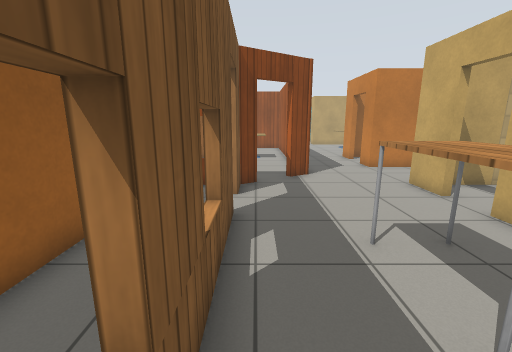
view 1 (above)

22 first-person views from a walk through a Gazebo world. The camera is 1.2 m above the floor, tilts 12° down and sees 90° across. The floor is counted in squares, 0.5 m on a side. Each view is taken from the middle of a square. On the plan, view 1 faces up. The plan holds only what a view shows up to about 17 squares ahead; the rest is blank. The place goes on beyond the plan. The robots in the file are not drawn. Gazebo's built-in surfaces are drawn with simple patterns.

view 2
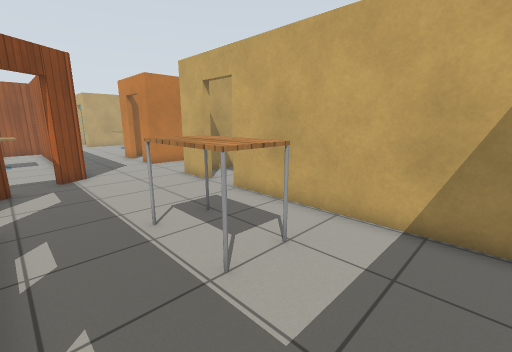

view 3
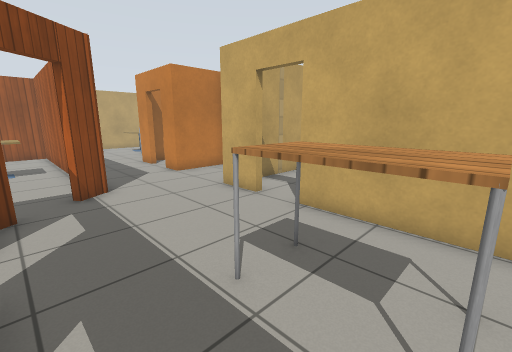

view 4
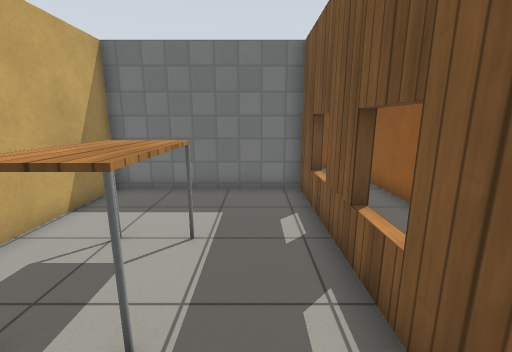

view 5
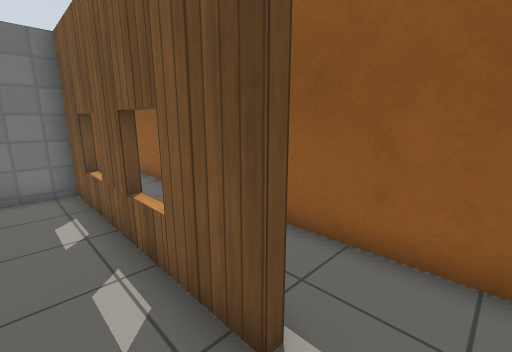

view 6
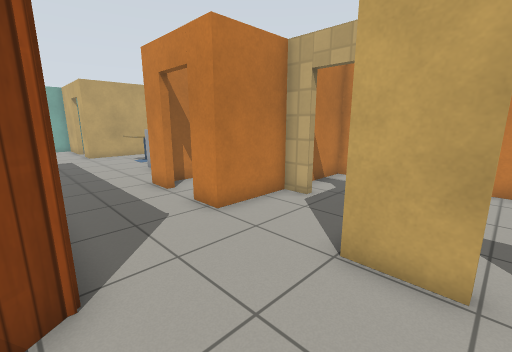

view 7
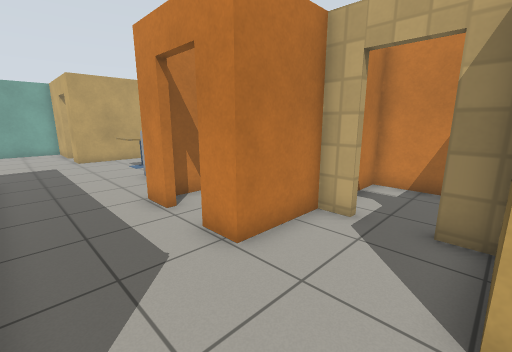

view 8
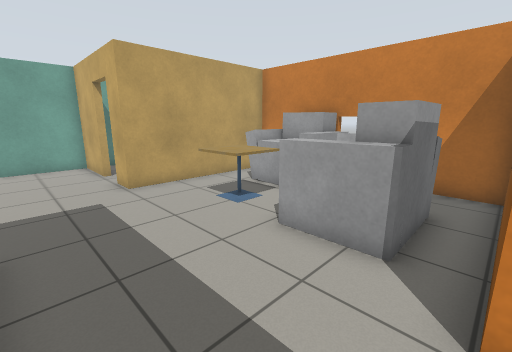

view 9
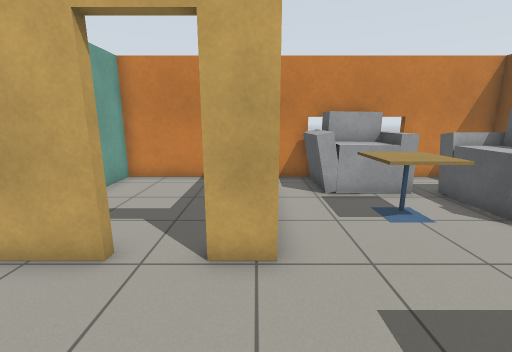

view 10
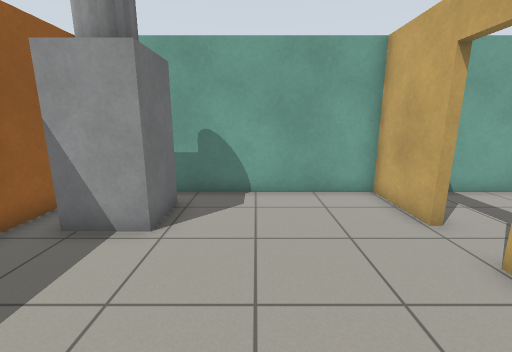

view 11
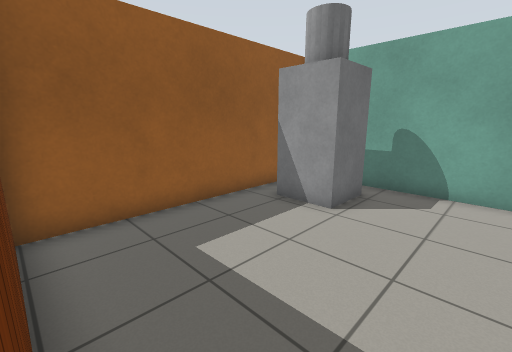

view 12
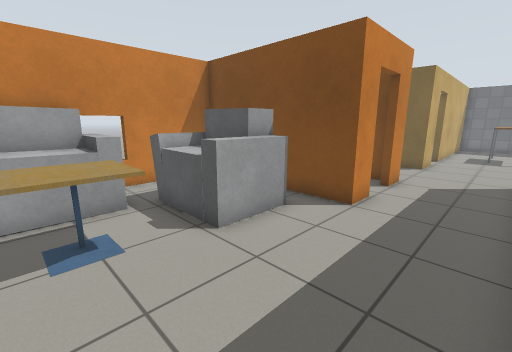

view 13
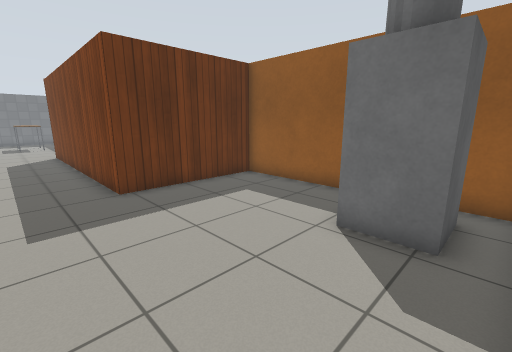

view 14
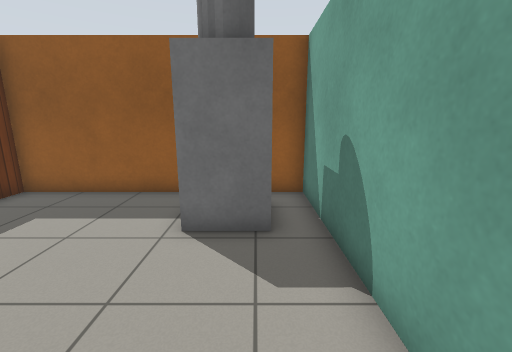

view 15
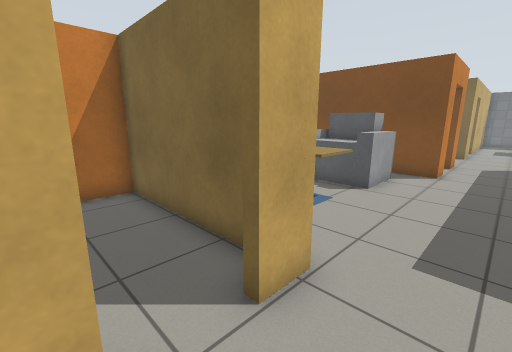

view 16
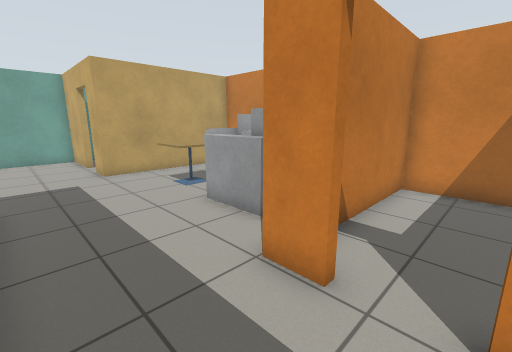

view 17
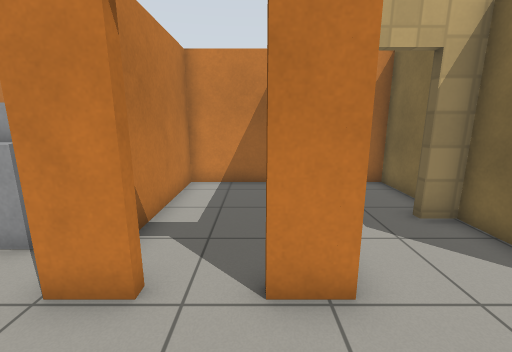

view 18
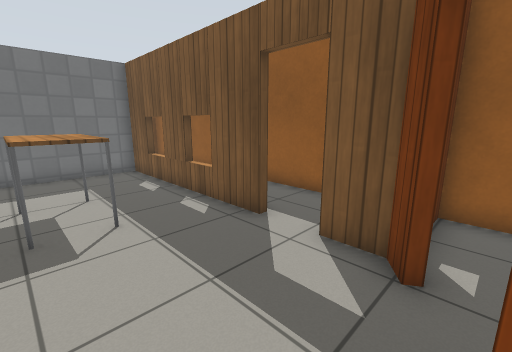

view 19
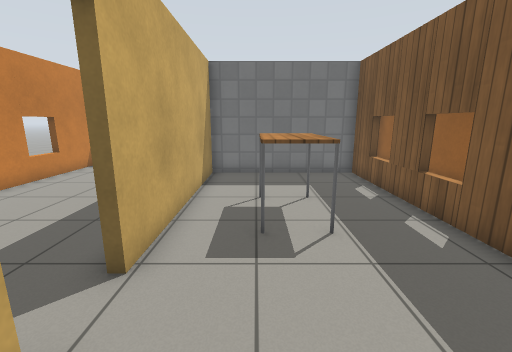

view 20
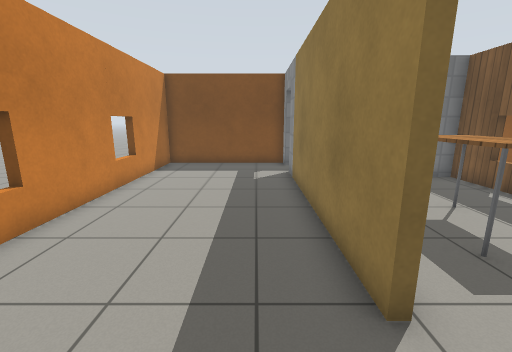

view 21
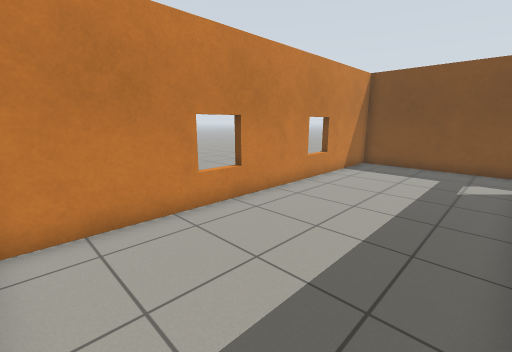

view 22
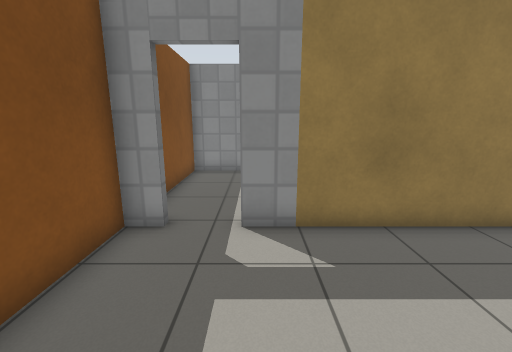

### Floor plan
Points are (right, up) in squares from view 1. A wall is a line through its corners. A room is listed if a view was taken in it or the views show most of it. See-through windows are left out.
Room 1 (views 1, 2, 3, 4, 5, 6, 7)
walls: (-0.6, 6.5) (-0.6, -2.1) (6.1, -2.1) (6.1, 6.3); (6.1, 8.1) (6.1, 9.9); (0.1, 10.2) (-0.6, 9.7) (-0.6, 8.2); (2.4, 11.7) (1.5, 11.1)
ways out: opening at (4, 10.3) to room 2; open door at (6, 7.5) to room 4; open door at (-1, 7.5) to room 6; open door at (0, 10); open door at (1, 11)
objects: table (2, 2) to (4, 5)
Room 2 (views 8, 11, 12, 16, 17, 18, 19)
walls: (6.1, 16.7) (6.1, 17.9) (13.1, 17.9) (13.1, 27.6) (6.1, 27.6); (2.4, 23.9) (2.4, 11.7); (9.1, 12.7) (9.1, 13.6) (6.1, 13.6) (6.1, 14.9); (6.1, 9.9) (9.1, 9.9) (9.1, 10.9)
ways out: opening at (4, 10.3) to room 1; opening at (3.8, 26) to room 3; open door at (6, 15.5) to room 7; open door at (9, 11.5) to room 9
objects: sofa (7, 19) to (11, 22); cafe table (7, 23) to (9, 25); sofa (10, 23) to (12, 26)
Room 3 (views 9, 10, 13, 14, 15)
walls: (6.1, 27.6) (6.1, 28.9); (6.1, 30.6) (6.1, 33.6) (-3.6, 33.6) (-3.6, 23.9) (2.4, 23.9)
ways out: opening at (3.8, 26) to room 2; open door at (6, 29.5) to room 5
objects: other object (-2, 30) to (0, 32)
Room 4 (views 20, 21, 22)
walls: (6.4, 6.3) (6.4, -3.4); (6.4, -5.1) (6.4, -6.1) (13.1, -6.1) (13.1, 9.4); (10.9, 9.6) (7.4, 9.6)
ways out: open door at (6, 7.5) to room 1; open door at (6, -4.5) to room 8
Room 5 (no view inside)
walls: (7.4, 27.9) (13.1, 27.9) (13.1, 33.6) (7, 33.6)
ways out: open door at (6, 29.5) to room 3
Room 6 (no view inside)
walls: (-3.6, 0.9) (-3.6, -6.1) (-2.1, -6.1); (-3.6, 8.4) (-3.6, 3.1)
ways out: open door at (-1, 7.5) to room 1
Room 7 (no view inside)
walls: (6.6, 13.9) (7.1, 13.9); (13.1, 14.5) (13.1, 17.6) (6.7, 17.6)
ways out: open door at (6, 15.5) to room 2
Room 8 (no view inside)
walls: (-0.6, -3.8) (-0.6, -6.1) (3.6, -6.1)
ways out: open door at (6, -4.5) to room 4
Room 9 (no view inside)
walls: (10.8, 9.9) (13.1, 9.9) (13.1, 13.6) (10.9, 13.6)
ways out: open door at (9, 11.5) to room 2

Positions as (right, up) in squares from view 1, and headings:
1: (0, 0), facing up
2: (0, -1), facing up-right
3: (0, 2), facing up-right
4: (1, 7), facing down
5: (1, 8), facing down-left
6: (2, 8), facing up-right
7: (3, 10), facing up-right
8: (3, 18), facing up-right
9: (2, 28), facing right
10: (2, 25), facing up
11: (3, 24), facing up-left
12: (3, 25), facing down-right
13: (5, 33), facing down-left
14: (5, 32), facing left
15: (4, 31), facing down-right
16: (3, 15), facing up-right
17: (3, 15), facing right
18: (4, 11), facing down-left
19: (4, 10), facing down
20: (8, 9), facing down
21: (7, 9), facing down-right
22: (12, -3), facing left
